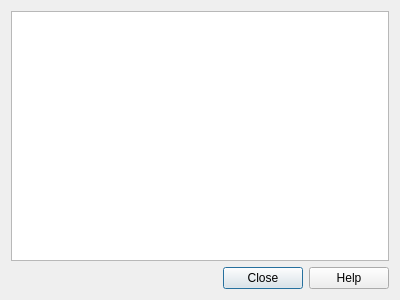
<?xml version="1.0" encoding="UTF-8"?>
<ui version="4.0">
 <class>Dialog</class>
 <widget class="QDialog" name="Dialog">
  <property name="geometry">
   <rect>
    <x>0</x>
    <y>0</y>
    <width>400</width>
    <height>300</height>
   </rect>
  </property>
  <property name="windowTitle">
   <string>editing_html_editor</string>
  </property>
  <layout class="QVBoxLayout" name="verticalLayout">
   <item>
    <widget class="QPlainTextEdit" name="textEdit"/>
   </item>
   <item>
    <widget class="QDialogButtonBox" name="buttonBox">
     <property name="orientation">
      <enum>Qt::Horizontal</enum>
     </property>
     <property name="standardButtons">
      <set>QDialogButtonBox::Close|QDialogButtonBox::Help</set>
     </property>
    </widget>
   </item>
  </layout>
 </widget>
 <resources/>
 <connections>
  <connection>
   <sender>buttonBox</sender>
   <signal>accepted()</signal>
   <receiver>Dialog</receiver>
   <slot>accept()</slot>
   <hints>
    <hint type="sourcelabel">
     <x>248</x>
     <y>254</y>
    </hint>
    <hint type="destinationlabel">
     <x>157</x>
     <y>274</y>
    </hint>
   </hints>
  </connection>
  <connection>
   <sender>buttonBox</sender>
   <signal>rejected()</signal>
   <receiver>Dialog</receiver>
   <slot>reject()</slot>
   <hints>
    <hint type="sourcelabel">
     <x>316</x>
     <y>260</y>
    </hint>
    <hint type="destinationlabel">
     <x>286</x>
     <y>274</y>
    </hint>
   </hints>
  </connection>
 </connections>
</ui>
